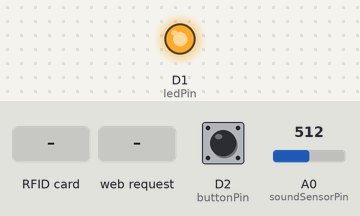
A sketch run on a simulated ESP8266 (NodeMCU). Parts: output pins drawn as LEDs (lit = HIGH). Inputs (shaded band) come from the test bench; at power-on: D2 (buttonPin) HIGH, A0 (soundSensorPin) = 512. WiFi joins after 1.5 s; servers stay silent unless stated; pins used as bus, display or sensor lines are not drawn; what the sketch prints to the serial monitor is not drawn.

Above: at 3.7 s.
3.8 s: RFID card 5D 7A 1C 2F held to the reader
At 4.3 s:
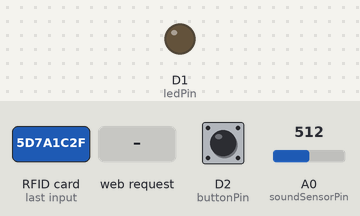
15.9 s: HTTP request GET /unlock received
At 17.0 s:
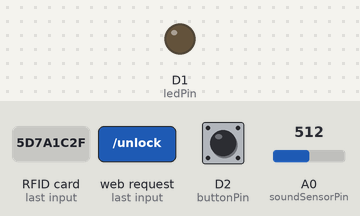
17.4 s: HTTP request GET /off received
20.4 s: HTTP request GET /on received
At 21.3 s:
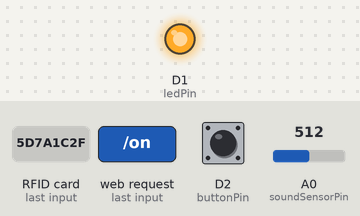
Timing chart, 0 to 22.9 s (numbered marks = the images above; inputs shaded):
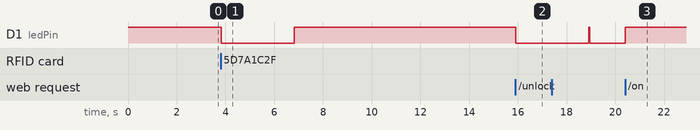

Measured:
- after the input at 3.8 s, D1 (ledPin): HIGH → LOW at once, → HIGH 3.0 s later
- after the input at 15.9 s, D1 (ledPin): HIGH → LOW at once
- after the input at 20.4 s, D1 (ledPin): LOW → HIGH at once

The sketch:

NodeMCU_V1.ino
```cpp
#include <ESP8266WiFi.h>
#include <ESP8266WebServer.h>
#include <SPI.h>
#include <MFRC522.h>

const char* ssid = "ABC12";
const char* password = "5932bfe8";

ESP8266WebServer server(80);

// ----- Releu, LED, Buton -----
const int ledPin = D1;
const int ledOnboardPin = D4;
bool ledState = HIGH;

// ----- RFID -----
#define SS_PIN D4
#define RST_PIN D3
MFRC522 rfid(SS_PIN, RST_PIN);
byte authorizedUIDs[][4] = {
  {0x5D, 0x7A, 0x1C, 0x2F},
  {0x83, 0x51, 0xBA, 0xD9}
};
const int authorizedCount = sizeof(authorizedUIDs) / sizeof(authorizedUIDs[0]);

// ----- MAX9814 -----
const int soundSensorPin = A0;
const int soundThreshold = 600;
bool alertSoundDetected = false;
unsigned long lastSoundTime = 0;
const unsigned long alertDuration = 5000;
unsigned long lastSoundCheck = 0;
const unsigned long soundCheckInterval = 2000;

// ----- Cerere acces buton -----
const int buttonPin = D2;
bool accessButtonPressed = false;
unsigned long lastAccessButtonTime = 0;
const unsigned long accessRequestDuration = 10000;

// ----- Funcții -----
void updateLedStatus() {
  digitalWrite(ledPin, ledState);
  digitalWrite(ledOnboardPin, (ledState == LOW) ? LOW : HIGH);
}

void unlockDoor() {
  Serial.println("Acces permis. Ușa se deschide...");
  digitalWrite(ledPin, LOW);
  digitalWrite(ledOnboardPin, LOW);
  delay(3000);
  digitalWrite(ledPin, HIGH);
  digitalWrite(ledOnboardPin, HIGH);
  ledState = HIGH;
}

bool isAuthorized(byte *uid) {
  for (int i = 0; i < authorizedCount; i++) {
    bool match = true;
    for (int j = 0; j < 4; j++) {
      if (uid[j] != authorizedUIDs[i][j]) {
        match = false;
        break;
      }
    }
    if (match) return true;
  }
  return false;
}

void detectSound() {
  if (millis() - lastSoundCheck >= soundCheckInterval) {
    lastSoundCheck = millis();
    int soundLevel = analogRead(soundSensorPin);
    if (soundLevel > soundThreshold) {
      Serial.println("Sunet detectat - ALERTĂ!");
      alertSoundDetected = true;
      lastSoundTime = millis();
    }
  }
}

// ----- Web -----
void handleRoot() {
  server.send(200, "text/plain", "ESP8266 activ");
}
void handleLedOn() {
  ledState = HIGH;
  updateLedStatus();
  server.send(200, "text/plain", "Usa inchisa");
}
void handleLedOff() {
  ledState = LOW;
  updateLedStatus();
  server.send(200, "text/plain", "Usa deschisa");
}
void handleStatus() {
  server.send(200, "text/plain", String(ledState));
}
void handleUnlock() {
  Serial.println("Cerere de deblocare primită.");
  unlockDoor();
  server.send(200, "text/plain", "Ușa a fost deblocată.");
}
void handleAlert() {
  if (alertSoundDetected && (millis() - lastSoundTime <= alertDuration)) {
    server.send(200, "text/plain", "1");
  } else {
    alertSoundDetected = false;
    server.send(200, "text/plain", "0");
  }
}
void handleAccessRequest() {
  if (accessButtonPressed && (millis() - lastAccessButtonTime <= accessRequestDuration)) {
    server.send(200, "text/plain", "1");
  } else {
    accessButtonPressed = false;
    server.send(200, "text/plain", "0");
  }
}

void setup() {
  pinMode(ledPin, OUTPUT);
  pinMode(ledOnboardPin, OUTPUT);
  pinMode(buttonPin, INPUT_PULLUP);
  updateLedStatus();

  Serial.begin(115200);
  delay(1000);

  WiFi.begin(ssid, password);
  Serial.print("Conectare WiFi");
  while (WiFi.status() != WL_CONNECTED) {
    delay(500);
    Serial.print(".");
  }
  Serial.println("\nConectat la rețea: " + WiFi.localIP().toString());

  SPI.begin();
  rfid.PCD_Init();
  Serial.println("Modul RFID inițializat.");

  // ✅ Configurare rute HTTP
  server.on("/", handleRoot);
  server.on("/on", handleLedOn);
  server.on("/off", handleLedOff);
  server.on("/status", handleStatus);
  server.on("/unlock", handleUnlock);
  server.on("/alert", handleAlert);
  server.on("/access-request", handleAccessRequest);

  server.begin();
  Serial.println("Server HTTP pornit.");
}

void loop() {
  server.handleClient();

  if (digitalRead(buttonPin) == LOW) {
    delay(50);
    while (digitalRead(buttonPin) == LOW) delay(10);
    Serial.println("Buton acces apăsat!");
    accessButtonPressed = true;
    lastAccessButtonTime = millis();
  }

  if (rfid.PICC_IsNewCardPresent() && rfid.PICC_ReadCardSerial()) {
    Serial.print("Card detectat. UID: ");
    for (byte i = 0; i < rfid.uid.size; i++) {
      Serial.print(rfid.uid.uidByte[i] < 0x10 ? "0" : "");
      Serial.print(rfid.uid.uidByte[i], HEX);
      Serial.print(" ");
    }
    Serial.println();
    if (isAuthorized(rfid.uid.uidByte)) {
      unlockDoor();
    } else {
      Serial.println("Acces respins. Card necunoscut.");
    }
    rfid.PICC_HaltA();
  }

  detectSound();
}
```
